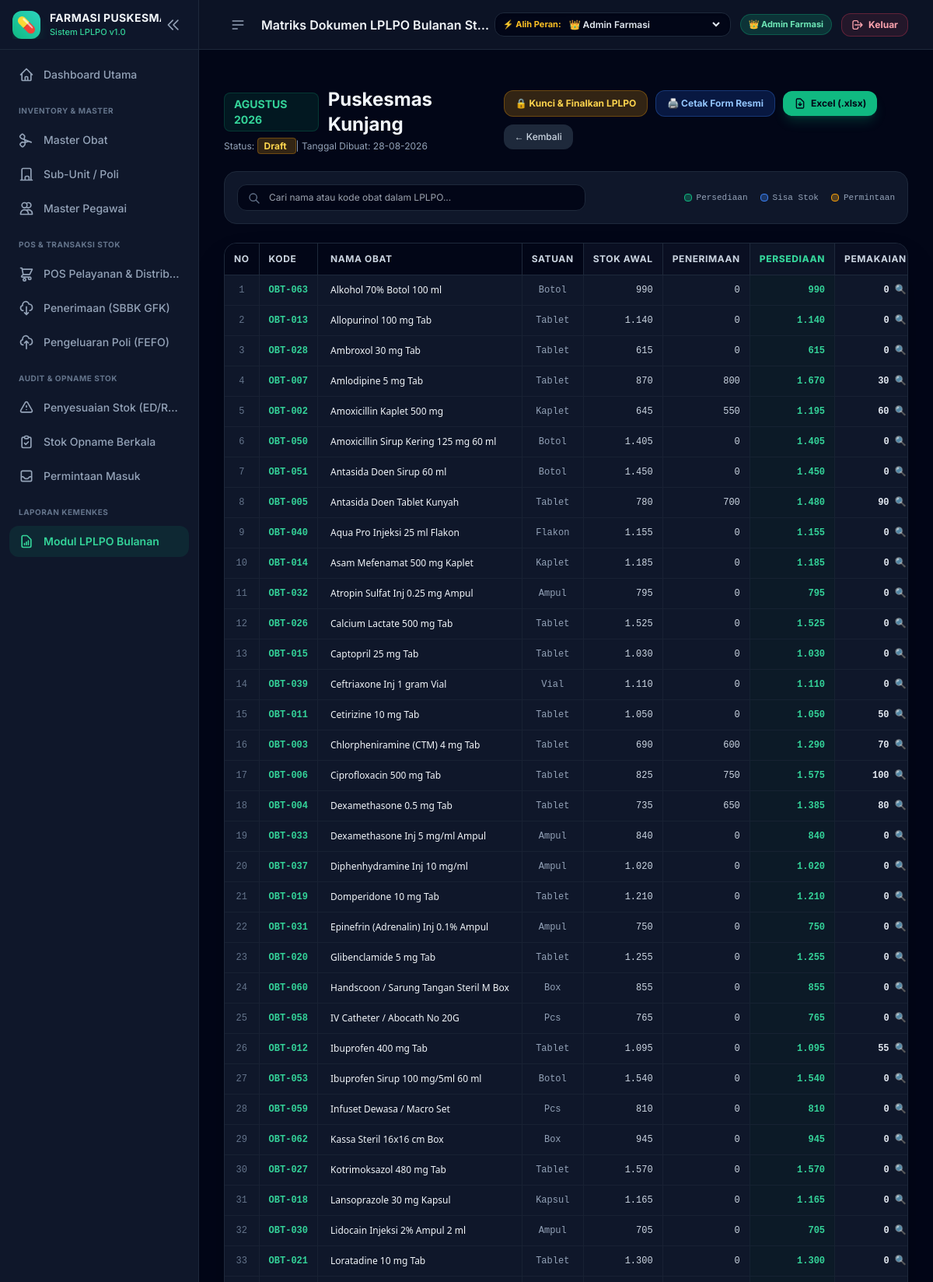
Screenshot of /lplpo/1 (signed in, upper part) with the database file from the repository.
### app/models.py (models this page shows, shortened)
class BaseModel(db.Model):
    __abstract__ = True

class LPLPO(BaseModel):
    __tablename__ = 'lplpo'
    id = db.Column(db.Integer, primary_key=True)
    bulan = db.Column(db.Integer, nullable=False)  # 1 - 12
    tahun = db.Column(db.Integer, nullable=False)  # e.g. 2026
    nama_puskesmas = db.Column(db.String(100), default='Puskesmas Kunjang')
    tanggal_laporan = db.Column(db.Date, default=date.today)
    status = db.Column(db.String(20), default='Draft')  # Draft, Final
    keterangan = db.Column(db.Text)
    kepala_puskesmas = db.Column(db.String(100), default='dr. Durotun Nafisa, M.H')
    nip_kepala = db.Column(db.String(30), default='19750423 200212 2 005')
    pengelola_obat = db.Column(db.String(100), default='Daril Rahmatullah, S.Farm.Apt')
    nip_pengelola = db.Column(db.String(30), default='19810704 200901 1 004')
    created_at = db.Column(db.DateTime, default=datetime.utcnow)
    items = db.relationship('LPLPOItem', backref='lplpo', lazy=True, cascade="all, delete-orphan")
    @property
    def nama_bulan(self):
        nama_bulan_list = [
            '', 'Januari', 'Februari', 'Maret', 'April', 'Mei', 'Juni',
            'Juli', 'Agustus', 'September', 'Oktober', 'November', 'Desember'
        ]
        if 1 <= self.bulan <= 12:
            return nama_bulan_list[self.bulan]
        return str(self.bulan)

class LPLPOItem(BaseModel):
    __tablename__ = 'lplpo_item'
    id = db.Column(db.Integer, primary_key=True)
    lplpo_id = db.Column(db.Integer, db.ForeignKey('lplpo.id'), nullable=False)
    obat_id = db.Column(db.Integer, db.ForeignKey('obat.id'), nullable=False)
    stok_awal = db.Column(db.Integer, default=0)
    penerimaan = db.Column(db.Integer, default=0)
    persediaan = db.Column(db.Integer, default=0)  # stok_awal + penerimaan
    pemakaian = db.Column(db.Integer, default=0)
    sisa_stok = db.Column(db.Integer, default=0)   # persediaan - pemakaian
    stok_optimum = db.Column(db.Integer, default=0)
    permintaan = db.Column(db.Integer, default=0)
    pemberian = db.Column(db.Integer, default=0)
    obat = db.relationship('Obat')

class Obat(BaseModel):
    __tablename__ = 'obat'
    id = db.Column(db.Integer, primary_key=True)
    kode_obat = db.Column(db.String(50), unique=True, nullable=False, index=True)
    nama_obat = db.Column(db.String(150), nullable=False)
    bentuk_sediaan = db.Column(db.String(50), default='Tablet')
    satuan = db.Column(db.String(30), default='Tablet')
    kategori = db.Column(db.String(50), default='Generik')
    harga_satuan = db.Column(db.Float, default=0.0)
    stok_minimum = db.Column(db.Integer, default=10)
    buffer_percent = db.Column(db.Float, default=0.20)
    created_at = db.Column(db.DateTime, default=datetime.utcnow)
    batches = db.relationship('BatchObat', backref='obat', lazy=True, cascade="all, delete-orphan")

### app/routes/lplpo.py (the view)
@lplpo_bp.route('/<int:id>')
def detail_lplpo(id):
    lplpo = LPLPO.query.get_or_404(id)
    items = sorted(lplpo.items, key=lambda x: x.obat.nama_obat)
    return render_template('lplpo/detail.html', lplpo=lplpo, items=items)

### app/templates/lplpo/detail.html (shortened to what this page needs)
{% extends 'base.html' %}
{% block header_title %}Matriks Dokumen LPLPO Bulanan Standar Kemenkes{% endblock %}
{% block content %}
<div class="space-y-6" x-data="lplpoMatrix()">
    <div class="flex flex-col md:flex-row items-start md:items-center justify-between gap-4">
        <div>
            <div class="flex items-center gap-3">
                <span class="px-3 py-1 bg-emerald-500/10 text-emerald-400 border border-emerald-500/20 font-bold rounded-lg text-sm">
                    {{ lplpo.nama_bulan.upper() }} {{ lplpo.tahun }}
                </span>
                <h3 class="text-2xl font-bold text-slate-100">{{ lplpo.nama_puskesmas }}</h3>
            </div>
            <p class="text-xs text-slate-400 mt-1">
                Status:
                <span class="px-2 py-0.5 rounded text-xs font-bold {{ 'bg-emerald-500/20 text-emerald-300 border border-emerald-500/30' if lplpo.status == 'Final' else 'bg-amber-500/20 text-amber-300 border border-amber-500/30' }}">
                    {{ lplpo.status }}
                </span>
                | Tanggal Dibuat: {{ lplpo.tanggal_laporan.strftime('%d-%m-%Y') }}
            </p>
        </div>
        <div class="flex flex-wrap items-center gap-2.5">
            <form action="{{ url_for('lplpo.toggle_status', id=lplpo.id) }}" method="POST" class="inline">
                {% if lplpo.status == 'Draft' %}
                <button type="submit" class="px-3.5 py-2 bg-amber-500/20 hover:bg-amber-500/30 text-amber-300 border border-amber-500/30 rounded-xl text-xs font-bold transition-all">
                    🔒 Kunci & Finalkan LPLPO
                </button>
                {% else %}
                <button type="submit" class="px-3.5 py-2 bg-slate-800 hover:bg-slate-700 text-slate-300 border border-slate-700 rounded-xl text-xs font-bold transition-all">
                    🔓 Buka Kunci (Kembali ke Draft)
                </button>
                {% endif %}
            </form>
            <a href="{{ url_for('lplpo.print_lplpo', id=lplpo.id) }}" target="_blank" class="px-3.5 py-2 bg-blue-600/20 hover:bg-blue-600/30 text-blue-300 border border-blue-500/30 font-bold rounded-xl transition-all text-xs flex items-center gap-1.5">
                🖨️ Cetak Form Resmi
            </a>
            <a href="{{ url_for('lplpo.download_excel', id=lplpo.id) }}" class="px-3.5 py-2 bg-emerald-500 hover:bg-emerald-400 text-slate-950 font-bold rounded-xl transition-all shadow-lg shadow-emerald-500/20 flex items-center gap-1.5 text-xs">
                <svg class="w-4 h-4" fill="none" stroke="currentColor" viewBox="0 0 24 24"><path stroke-linecap="round" stroke-linejoin="round" stroke-width="2" d="M12 10v6m0 0l-3-3m3 3l3-3m2 8H7a2 2 0 01-2-2V5a2 2 0 012-2h5.586a1 1 0 01.707.293l5.414 5.414a1 1 0 01.293.707V19a2 2 0 01-2 2z"/></svg>
                Excel (.xlsx)
            </a>
            <a href="{{ url_for('lplpo.list_lplpo') }}" class="px-3.5 py-2 bg-slate-800 hover:bg-slate-700 text-slate-300 rounded-xl text-xs font-medium">
                &larr; Kembali
            </a>
        </div>
    </div>
    <div class="bg-slate-900 p-4 rounded-2xl border border-slate-800 flex flex-col sm:flex-row items-center justify-between gap-4">
        <div class="relative flex-1 max-w-md w-full">
            <input type="text" x-model="search" placeholder="Cari nama atau kode obat dalam LPLPO..." class="w-full pl-10 pr-4 py-2 bg-slate-950 border border-slate-800 rounded-xl text-xs text-slate-100 focus:outline-none focus:border-emerald-500">
            <svg class="w-4 h-4 text-slate-500 absolute left-3.5 top-2.5" fill="none" stroke="currentColor" viewBox="0 0 24 24"><path stroke-linecap="round" stroke-linejoin="round" stroke-width="2" d="M21 21l-6-6m2-5a7 7 0 11-14 0 7 7 0 0114 0z"/></svg>
        </div>
        <div class="flex items-center gap-4 text-[11px] text-slate-400 font-mono">
            <span class="flex items-center gap-1.5"><span class="w-2.5 h-2.5 rounded bg-emerald-500/30 border border-emerald-500"></span> Persediaan</span>
            <span class="flex items-center gap-1.5"><span class="w-2.5 h-2.5 rounded bg-blue-500/30 border border-blue-500"></span> Sisa Stok</span>
            <span class="flex items-center gap-1.5"><span class="w-2.5 h-2.5 rounded bg-amber-500/30 border border-amber-500"></span> Permintaan</span>
        </div>
    </div>
    <div class="bg-slate-900 rounded-2xl border border-slate-800 overflow-hidden shadow-2xl">
        <div class="overflow-x-auto">
            <table class="w-full text-xs text-left border-collapse">
                <thead class="bg-slate-950 text-slate-300 uppercase tracking-wider font-bold border-b border-slate-800 whitespace-nowrap">
                    <tr>
                        <th class="px-3 py-3 text-center border-r border-slate-800">No</th>
                        <th class="px-3 py-3 border-r border-slate-800">Kode</th>
                        <th class="px-4 py-3 min-w-[180px] border-r border-slate-800">Nama Obat</th>
                        <th class="px-3 py-3 text-center border-r border-slate-800">Satuan</th>
                        <th class="px-3 py-3 text-right bg-slate-900/60 border-r border-slate-800">Stok Awal</th>
                        <th class="px-3 py-3 text-right bg-slate-900/60 border-r border-slate-800">Penerimaan</th>
                        <th class="px-3 py-3 text-right bg-slate-900/90 font-extrabold text-emerald-400 border-r border-slate-800">Persediaan</th>
                        <th class="px-3 py-3 text-right bg-slate-900/60 border-r border-slate-800">Pemakaian</th>
                    </tr>
                </thead>
                <tbody class="divide-y divide-slate-800/60 font-mono">
                    {% for item in items %}
                    <tr x-show="filterRow('{{ item.obat.nama_obat|lower }}', '{{ item.obat.kode_obat|lower }}')" class="hover:bg-slate-800/50 transition-colors">
                        <td class="px-3 py-2.5 text-center text-slate-500 border-r border-slate-800/60 whitespace-nowrap">{{ loop.index }}</td>
                        <td class="px-3 py-2.5 font-semibold text-emerald-400 border-r border-slate-800/60 whitespace-nowrap">{{ item.obat.kode_obat }}</td>
                        <td class="px-4 py-2.5 font-sans font-medium text-slate-100 border-r border-slate-800/60 min-w-[180px] max-w-xs truncate">{{ item.obat.nama_obat }}</td>
                        <td class="px-3 py-2.5 text-center text-slate-400 border-r border-slate-800/60 whitespace-nowrap">{{ item.obat.satuan }}</td>
                        <td class="px-3 py-2.5 text-right text-slate-300 border-r border-slate-800/60 whitespace-nowrap">{{ item.stok_awal|number }}</td>
                        <td class="px-3 py-2.5 text-right text-slate-300 border-r border-slate-800/60 whitespace-nowrap">{{ item.penerimaan|number }}</td>
                        <td class="px-3 py-2.5 text-right font-bold text-emerald-400 border-r border-slate-800/60 bg-emerald-950/20 whitespace-nowrap">{{ item.persediaan|number }}</td>
                        <td class="px-3 py-2.5 text-right border-r border-slate-800/60 whitespace-nowrap">
                            <button @click="openBreakdown({{ item.obat.id }}, '{{ item.obat.nama_obat }}')" class="text-slate-200 hover:text-emerald-300 hover:underline font-bold focus:outline-none">
                                {{ item.pemakaian|number }} 🔍
                            </button>
                        </td>
                    </tr>
                    {% endfor %}
                </tbody>
            </table>
        </div>
    </div>
</div>
{% endblock %}

### app/templates/base.html (style rules this page uses)
body { font-family: 'Inter', sans-serif; }

### rows the page displays
LPLPO: nama_bulan "AGUSTUS", tahun "2026", nama_puskesmas "Puskesmas Kunjang", status "Draft", tanggal_laporan "28-08-2026"
LPLPOItem: obat.kode_obat "OBT-063", obat.nama_obat "Alkohol 70% Botol 100 ml", obat.satuan "Botol", stok_awal|number "990", penerimaan|number "0", persediaan|number "990", pemakaian|number "0"
LPLPOItem: obat.kode_obat "OBT-013", obat.nama_obat "Allopurinol 100 mg Tab", obat.satuan "Tablet", stok_awal|number "1.140", penerimaan|number "0", persediaan|number "1.140", pemakaian|number "0"
LPLPOItem: obat.kode_obat "OBT-028", obat.nama_obat "Ambroxol 30 mg Tab", obat.satuan "Tablet", stok_awal|number "615", penerimaan|number "0", persediaan|number "615", pemakaian|number "0"
LPLPOItem: obat.kode_obat "OBT-007", obat.nama_obat "Amlodipine 5 mg Tab", obat.satuan "Tablet", stok_awal|number "870", penerimaan|number "800", persediaan|number "1.670", pemakaian|number "30"
LPLPOItem: obat.kode_obat "OBT-002", obat.nama_obat "Amoxicillin Kaplet 500 mg", obat.satuan "Kaplet", stok_awal|number "645", penerimaan|number "550", persediaan|number "1.195", pemakaian|number "60"
LPLPOItem: obat.kode_obat "OBT-050", obat.nama_obat "Amoxicillin Sirup Kering 125 mg 60 ml", obat.satuan "Botol", stok_awal|number "1.405", penerimaan|number "0", persediaan|number "1.405", pemakaian|number "0"
LPLPOItem: obat.kode_obat "OBT-051", obat.nama_obat "Antasida Doen Sirup 60 ml", obat.satuan "Botol", stok_awal|number "1.450", penerimaan|number "0", persediaan|number "1.450", pemakaian|number "0"
LPLPOItem: obat.kode_obat "OBT-005", obat.nama_obat "Antasida Doen Tablet Kunyah", obat.satuan "Tablet", stok_awal|number "780", penerimaan|number "700", persediaan|number "1.480", pemakaian|number "90"
LPLPOItem: obat.kode_obat "OBT-040", obat.nama_obat "Aqua Pro Injeksi 25 ml Flakon", obat.satuan "Flakon", stok_awal|number "1.155", penerimaan|number "0", persediaan|number "1.155", pemakaian|number "0"
LPLPOItem: obat.kode_obat "OBT-014", obat.nama_obat "Asam Mefenamat 500 mg Kaplet", obat.satuan "Kaplet", stok_awal|number "1.185", penerimaan|number "0", persediaan|number "1.185", pemakaian|number "0"
LPLPOItem: obat.kode_obat "OBT-032", obat.nama_obat "Atropin Sulfat Inj 0.25 mg Ampul", obat.satuan "Ampul", stok_awal|number "795", penerimaan|number "0", persediaan|number "795", pemakaian|number "0"
LPLPOItem: obat.kode_obat "OBT-026", obat.nama_obat "Calcium Lactate 500 mg Tab", obat.satuan "Tablet", stok_awal|number "1.525", penerimaan|number "0", persediaan|number "1.525", pemakaian|number "0"
LPLPOItem: obat.kode_obat "OBT-015", obat.nama_obat "Captopril 25 mg Tab", obat.satuan "Tablet", stok_awal|number "1.030", penerimaan|number "0", persediaan|number "1.030", pemakaian|number "0"
LPLPOItem: obat.kode_obat "OBT-039", obat.nama_obat "Ceftriaxone Inj 1 gram Vial", obat.satuan "Vial", stok_awal|number "1.110", penerimaan|number "0", persediaan|number "1.110", pemakaian|number "0"
LPLPOItem: obat.kode_obat "OBT-011", obat.nama_obat "Cetirizine 10 mg Tab", obat.satuan "Tablet", stok_awal|number "1.050", penerimaan|number "0", persediaan|number "1.050", pemakaian|number "50"
LPLPOItem: obat.kode_obat "OBT-003", obat.nama_obat "Chlorpheniramine (CTM) 4 mg Tab", obat.satuan "Tablet", stok_awal|number "690", penerimaan|number "600", persediaan|number "1.290", pemakaian|number "70"
LPLPOItem: obat.kode_obat "OBT-006", obat.nama_obat "Ciprofloxacin 500 mg Tab", obat.satuan "Tablet", stok_awal|number "825", penerimaan|number "750", persediaan|number "1.575", pemakaian|number "100"
LPLPOItem: obat.kode_obat "OBT-004", obat.nama_obat "Dexamethasone 0.5 mg Tab", obat.satuan "Tablet", stok_awal|number "735", penerimaan|number "650", persediaan|number "1.385", pemakaian|number "80"
LPLPOItem: obat.kode_obat "OBT-033", obat.nama_obat "Dexamethasone Inj 5 mg/ml Ampul", obat.satuan "Ampul", stok_awal|number "840", penerimaan|number "0", persediaan|number "840", pemakaian|number "0"
LPLPOItem: obat.kode_obat "OBT-037", obat.nama_obat "Diphenhydramine Inj 10 mg/ml", obat.satuan "Ampul", stok_awal|number "1.020", penerimaan|number "0", persediaan|number "1.020", pemakaian|number "0"
LPLPOItem: obat.kode_obat "OBT-019", obat.nama_obat "Domperidone 10 mg Tab", obat.satuan "Tablet", stok_awal|number "1.210", penerimaan|number "0", persediaan|number "1.210", pemakaian|number "0"
LPLPOItem: obat.kode_obat "OBT-031", obat.nama_obat "Epinefrin (Adrenalin) Inj 0.1% Ampul", obat.satuan "Ampul", stok_awal|number "750", penerimaan|number "0", persediaan|number "750", pemakaian|number "0"
LPLPOItem: obat.kode_obat "OBT-020", obat.nama_obat "Glibenclamide 5 mg Tab", obat.satuan "Tablet", stok_awal|number "1.255", penerimaan|number "0", persediaan|number "1.255", pemakaian|number "0"
LPLPOItem: obat.kode_obat "OBT-060", obat.nama_obat "Handscoon / Sarung Tangan Steril M Box", obat.satuan "Box", stok_awal|number "855", penerimaan|number "0", persediaan|number "855", pemakaian|number "0"
LPLPOItem: obat.kode_obat "OBT-058", obat.nama_obat "IV Catheter / Abocath No 20G", obat.satuan "Pcs", stok_awal|number "765", penerimaan|number "0", persediaan|number "765", pemakaian|number "0"
LPLPOItem: obat.kode_obat "OBT-012", obat.nama_obat "Ibuprofen 400 mg Tab", obat.satuan "Tablet", stok_awal|number "1.095", penerimaan|number "0", persediaan|number "1.095", pemakaian|number "55"
LPLPOItem: obat.kode_obat "OBT-053", obat.nama_obat "Ibuprofen Sirup 100 mg/5ml 60 ml", obat.satuan "Botol", stok_awal|number "1.540", penerimaan|number "0", persediaan|number "1.540", pemakaian|number "0"
LPLPOItem: obat.kode_obat "OBT-059", obat.nama_obat "Infuset Dewasa / Macro Set", obat.satuan "Pcs", stok_awal|number "810", penerimaan|number "0", persediaan|number "810", pemakaian|number "0"
LPLPOItem: obat.kode_obat "OBT-062", obat.nama_obat "Kassa Steril 16x16 cm Box", obat.satuan "Box", stok_awal|number "945", penerimaan|number "0", persediaan|number "945", pemakaian|number "0"
LPLPOItem: obat.kode_obat "OBT-027", obat.nama_obat "Kotrimoksazol 480 mg Tab", obat.satuan "Tablet", stok_awal|number "1.570", penerimaan|number "0", persediaan|number "1.570", pemakaian|number "0"
LPLPOItem: obat.kode_obat "OBT-018", obat.nama_obat "Lansoprazole 30 mg Kapsul", obat.satuan "Kapsul", stok_awal|number "1.165", penerimaan|number "0", persediaan|number "1.165", pemakaian|number "0"
LPLPOItem: obat.kode_obat "OBT-030", obat.nama_obat "Lidocain Injeksi 2% Ampul 2 ml", obat.satuan "Ampul", stok_awal|number "705", penerimaan|number "0", persediaan|number "705", pemakaian|number "0"
LPLPOItem: obat.kode_obat "OBT-021", obat.nama_obat "Loratadine 10 mg Tab", obat.satuan "Tablet", stok_awal|number "1.300", penerimaan|number "0", persediaan|number "1.300", pemakaian|number "0"

### other values shown
form field value "👑 Admin Farmasi"
